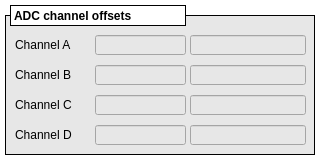
<?xml version="1.0" encoding="UTF-8"?>
<ui version="4.0">
 <class>MainWindow</class>
 <widget class="QMainWindow" name="MainWindow">
  <property name="geometry">
   <rect>
    <x>0</x>
    <y>0</y>
    <width>320</width>
    <height>160</height>
   </rect>
  </property>
  <property name="windowTitle">
   <string>ADC offsets</string>
  </property>
  <property name="styleSheet">
   <string notr="true">background-color: rgb(255, 255, 255);</string>
  </property>
  <property name="Title" stdset="0">
   <string>ADC offsets &gt;&gt; $(BPM)</string>
  </property>
  <widget class="QWidget" name="centralwidget">
   <widget class="caFrame" name="caframe_2">
    <property name="geometry">
     <rect>
      <x>5</x>
      <y>15</y>
      <width>310</width>
      <height>140</height>
     </rect>
    </property>
    <property name="styleSheet">
     <string notr="true">background-color: rgb(231, 231, 231);</string>
    </property>
    <property name="frameShape">
     <enum>QFrame::Box</enum>
    </property>
    <property name="frameShadow">
     <enum>QFrame::Plain</enum>
    </property>
    <property name="lineWidth">
     <number>1</number>
    </property>
    <property name="midLineWidth">
     <number>1</number>
    </property>
    <property name="background">
     <color>
      <red>0</red>
      <green>0</green>
      <blue>0</blue>
     </color>
    </property>
    <property name="backgroundMode">
     <enum>caFrame::Filled</enum>
    </property>
    <widget class="caTextEntry" name="bpmid">
     <property name="geometry">
      <rect>
       <x>90</x>
       <y>20</y>
       <width>91</width>
       <height>20</height>
      </rect>
     </property>
     <property name="font">
      <font>
       <family>FreeSans</family>
       <pointsize>8</pointsize>
      </font>
     </property>
     <property name="styleSheet">
      <string notr="true">caTextEntry,caLineEdit {background-color: rgba(255, 255, 127, 255); color: rgba(170, 0, 0, 255); border-radius: 1px;} caLineEdit {border: 0px; border-style:outset; padding: 0px 0px 0px 2px; border-color: rgba(0, 0, 0, 255) rgba(0, 0, 0, 255)  rgba(0, 0, 0, 255) rgba(0, 0, 0, 255);} caTextEntry { border: 2px; padding: 0px;} caTextEntry {border-style:inset; border-color: rgba(127, 127, 63, 255) rgba(255, 255, 255, 255)  rgba(255, 255, 255, 255) rgba(127, 127, 63, 255);} caTextEntry:focus {padding: 0px; border: 2px groove rgba(255, 0, 0, 255); border-radius: 1px;} </string>
     </property>
     <property name="cursorPosition">
      <number>0</number>
     </property>
     <property name="alignment">
      <set>Qt::AlignRight|Qt::AlignTrailing|Qt::AlignVCenter</set>
     </property>
     <property name="channel" stdset="0">
      <string notr="true">$(BPM):conf:adc_offset:A_sp</string>
     </property>
     <property name="foreground">
      <color>
       <red>170</red>
       <green>0</green>
       <blue>0</blue>
      </color>
     </property>
     <property name="background">
      <color>
       <red>255</red>
       <green>255</green>
       <blue>127</blue>
      </color>
     </property>
     <property name="colorMode">
      <enum>caLineEdit::Static</enum>
     </property>
     <property name="fontScaleMode">
      <enum>caLineEdit::WidthAndHeight</enum>
     </property>
    </widget>
    <widget class="QLabel" name="label_8">
     <property name="geometry">
      <rect>
       <x>10</x>
       <y>20</y>
       <width>76</width>
       <height>20</height>
      </rect>
     </property>
     <property name="font">
      <font>
       <pointsize>9</pointsize>
      </font>
     </property>
     <property name="text">
      <string>Channel A</string>
     </property>
    </widget>
    <widget class="caLineEdit" name="calineedit_15">
     <property name="geometry">
      <rect>
       <x>185</x>
       <y>20</y>
       <width>116</width>
       <height>20</height>
      </rect>
     </property>
     <property name="font">
      <font>
       <family>Sans Serif</family>
       <pointsize>10</pointsize>
      </font>
     </property>
     <property name="alignment">
      <set>Qt::AlignCenter</set>
     </property>
     <property name="readOnly">
      <bool>true</bool>
     </property>
     <property name="channel" stdset="0">
      <string notr="true">$(BPM):conf:adc_offset:A_mon</string>
     </property>
     <property name="foreground">
      <color>
       <red>0</red>
       <green>0</green>
       <blue>0</blue>
      </color>
     </property>
     <property name="background">
      <color>
       <red>255</red>
       <green>255</green>
       <blue>255</blue>
      </color>
     </property>
     <property name="colorMode">
      <enum>caLineEdit::Static</enum>
     </property>
     <property name="frameLineWidth" stdset="0">
      <number>1</number>
     </property>
     <property name="fontScaleMode">
      <enum>caLineEdit::WidthAndHeight</enum>
     </property>
     <property name="unitsEnabled">
      <bool>true</bool>
     </property>
    </widget>
    <widget class="QLabel" name="label_9">
     <property name="geometry">
      <rect>
       <x>10</x>
       <y>50</y>
       <width>76</width>
       <height>20</height>
      </rect>
     </property>
     <property name="font">
      <font>
       <pointsize>9</pointsize>
      </font>
     </property>
     <property name="text">
      <string>Channel B</string>
     </property>
    </widget>
    <widget class="caTextEntry" name="bpmid_2">
     <property name="geometry">
      <rect>
       <x>90</x>
       <y>50</y>
       <width>91</width>
       <height>20</height>
      </rect>
     </property>
     <property name="font">
      <font>
       <family>FreeSans</family>
       <pointsize>8</pointsize>
      </font>
     </property>
     <property name="styleSheet">
      <string notr="true">caTextEntry,caLineEdit {background-color: rgba(255, 255, 127, 255); color: rgba(170, 0, 0, 255); border-radius: 1px;} caLineEdit {border: 0px; border-style:outset; padding: 0px 0px 0px 2px; border-color: rgba(0, 0, 0, 255) rgba(0, 0, 0, 255)  rgba(0, 0, 0, 255) rgba(0, 0, 0, 255);} caTextEntry { border: 2px; padding: 0px;} caTextEntry {border-style:inset; border-color: rgba(127, 127, 63, 255) rgba(255, 255, 255, 255)  rgba(255, 255, 255, 255) rgba(127, 127, 63, 255);} caTextEntry:focus {padding: 0px; border: 2px groove rgba(255, 0, 0, 255); border-radius: 1px;} </string>
     </property>
     <property name="cursorPosition">
      <number>0</number>
     </property>
     <property name="alignment">
      <set>Qt::AlignRight|Qt::AlignTrailing|Qt::AlignVCenter</set>
     </property>
     <property name="channel" stdset="0">
      <string notr="true">$(BPM):conf:adc_offset:B_sp</string>
     </property>
     <property name="foreground">
      <color>
       <red>170</red>
       <green>0</green>
       <blue>0</blue>
      </color>
     </property>
     <property name="background">
      <color>
       <red>255</red>
       <green>255</green>
       <blue>127</blue>
      </color>
     </property>
     <property name="colorMode">
      <enum>caLineEdit::Static</enum>
     </property>
     <property name="fontScaleMode">
      <enum>caLineEdit::WidthAndHeight</enum>
     </property>
    </widget>
    <widget class="caLineEdit" name="calineedit_16">
     <property name="geometry">
      <rect>
       <x>185</x>
       <y>50</y>
       <width>116</width>
       <height>20</height>
      </rect>
     </property>
     <property name="font">
      <font>
       <family>Sans Serif</family>
       <pointsize>10</pointsize>
      </font>
     </property>
     <property name="alignment">
      <set>Qt::AlignCenter</set>
     </property>
     <property name="readOnly">
      <bool>true</bool>
     </property>
     <property name="channel" stdset="0">
      <string notr="true">$(BPM):conf:adc_offset:B_mon</string>
     </property>
     <property name="foreground">
      <color>
       <red>0</red>
       <green>0</green>
       <blue>0</blue>
      </color>
     </property>
     <property name="background">
      <color>
       <red>255</red>
       <green>255</green>
       <blue>255</blue>
      </color>
     </property>
     <property name="colorMode">
      <enum>caLineEdit::Static</enum>
     </property>
     <property name="frameLineWidth" stdset="0">
      <number>1</number>
     </property>
     <property name="fontScaleMode">
      <enum>caLineEdit::WidthAndHeight</enum>
     </property>
     <property name="unitsEnabled">
      <bool>true</bool>
     </property>
    </widget>
    <widget class="QLabel" name="label_10">
     <property name="geometry">
      <rect>
       <x>10</x>
       <y>80</y>
       <width>76</width>
       <height>20</height>
      </rect>
     </property>
     <property name="font">
      <font>
       <pointsize>9</pointsize>
      </font>
     </property>
     <property name="text">
      <string>Channel C</string>
     </property>
    </widget>
    <widget class="caLineEdit" name="calineedit_17">
     <property name="geometry">
      <rect>
       <x>185</x>
       <y>110</y>
       <width>116</width>
       <height>20</height>
      </rect>
     </property>
     <property name="font">
      <font>
       <family>Sans Serif</family>
       <pointsize>10</pointsize>
      </font>
     </property>
     <property name="alignment">
      <set>Qt::AlignCenter</set>
     </property>
     <property name="readOnly">
      <bool>true</bool>
     </property>
     <property name="channel" stdset="0">
      <string notr="true">$(BPM):conf:adc_offset:D_mon</string>
     </property>
     <property name="foreground">
      <color>
       <red>0</red>
       <green>0</green>
       <blue>0</blue>
      </color>
     </property>
     <property name="background">
      <color>
       <red>255</red>
       <green>255</green>
       <blue>255</blue>
      </color>
     </property>
     <property name="colorMode">
      <enum>caLineEdit::Static</enum>
     </property>
     <property name="frameLineWidth" stdset="0">
      <number>1</number>
     </property>
     <property name="fontScaleMode">
      <enum>caLineEdit::WidthAndHeight</enum>
     </property>
     <property name="unitsEnabled">
      <bool>true</bool>
     </property>
    </widget>
    <widget class="caTextEntry" name="bpmid_3">
     <property name="geometry">
      <rect>
       <x>90</x>
       <y>80</y>
       <width>91</width>
       <height>20</height>
      </rect>
     </property>
     <property name="font">
      <font>
       <family>FreeSans</family>
       <pointsize>8</pointsize>
      </font>
     </property>
     <property name="styleSheet">
      <string notr="true">caTextEntry,caLineEdit {background-color: rgba(255, 255, 127, 255); color: rgba(170, 0, 0, 255); border-radius: 1px;} caLineEdit {border: 0px; border-style:outset; padding: 0px 0px 0px 2px; border-color: rgba(0, 0, 0, 255) rgba(0, 0, 0, 255)  rgba(0, 0, 0, 255) rgba(0, 0, 0, 255);} caTextEntry { border: 2px; padding: 0px;} caTextEntry {border-style:inset; border-color: rgba(127, 127, 63, 255) rgba(255, 255, 255, 255)  rgba(255, 255, 255, 255) rgba(127, 127, 63, 255);} caTextEntry:focus {padding: 0px; border: 2px groove rgba(255, 0, 0, 255); border-radius: 1px;} </string>
     </property>
     <property name="cursorPosition">
      <number>0</number>
     </property>
     <property name="alignment">
      <set>Qt::AlignRight|Qt::AlignTrailing|Qt::AlignVCenter</set>
     </property>
     <property name="channel" stdset="0">
      <string notr="true">$(BPM):conf:adc_offset:C_sp</string>
     </property>
     <property name="foreground">
      <color>
       <red>170</red>
       <green>0</green>
       <blue>0</blue>
      </color>
     </property>
     <property name="background">
      <color>
       <red>255</red>
       <green>255</green>
       <blue>127</blue>
      </color>
     </property>
     <property name="colorMode">
      <enum>caLineEdit::Static</enum>
     </property>
     <property name="fontScaleMode">
      <enum>caLineEdit::WidthAndHeight</enum>
     </property>
    </widget>
    <widget class="QLabel" name="label_11">
     <property name="geometry">
      <rect>
       <x>10</x>
       <y>110</y>
       <width>76</width>
       <height>20</height>
      </rect>
     </property>
     <property name="font">
      <font>
       <pointsize>9</pointsize>
      </font>
     </property>
     <property name="text">
      <string>Channel D</string>
     </property>
    </widget>
    <widget class="caTextEntry" name="bpmid_4">
     <property name="geometry">
      <rect>
       <x>90</x>
       <y>110</y>
       <width>91</width>
       <height>20</height>
      </rect>
     </property>
     <property name="font">
      <font>
       <family>FreeSans</family>
       <pointsize>8</pointsize>
      </font>
     </property>
     <property name="styleSheet">
      <string notr="true">caTextEntry,caLineEdit {background-color: rgba(255, 255, 127, 255); color: rgba(170, 0, 0, 255); border-radius: 1px;} caLineEdit {border: 0px; border-style:outset; padding: 0px 0px 0px 2px; border-color: rgba(0, 0, 0, 255) rgba(0, 0, 0, 255)  rgba(0, 0, 0, 255) rgba(0, 0, 0, 255);} caTextEntry { border: 2px; padding: 0px;} caTextEntry {border-style:inset; border-color: rgba(127, 127, 63, 255) rgba(255, 255, 255, 255)  rgba(255, 255, 255, 255) rgba(127, 127, 63, 255);} caTextEntry:focus {padding: 0px; border: 2px groove rgba(255, 0, 0, 255); border-radius: 1px;} </string>
     </property>
     <property name="cursorPosition">
      <number>0</number>
     </property>
     <property name="alignment">
      <set>Qt::AlignRight|Qt::AlignTrailing|Qt::AlignVCenter</set>
     </property>
     <property name="channel" stdset="0">
      <string notr="true">$(BPM):conf:adc_offset:D_sp</string>
     </property>
     <property name="foreground">
      <color>
       <red>170</red>
       <green>0</green>
       <blue>0</blue>
      </color>
     </property>
     <property name="background">
      <color>
       <red>255</red>
       <green>255</green>
       <blue>127</blue>
      </color>
     </property>
     <property name="colorMode">
      <enum>caLineEdit::Static</enum>
     </property>
     <property name="fontScaleMode">
      <enum>caLineEdit::WidthAndHeight</enum>
     </property>
    </widget>
    <widget class="caLineEdit" name="calineedit_18">
     <property name="geometry">
      <rect>
       <x>185</x>
       <y>80</y>
       <width>116</width>
       <height>20</height>
      </rect>
     </property>
     <property name="font">
      <font>
       <family>Sans Serif</family>
       <pointsize>10</pointsize>
      </font>
     </property>
     <property name="alignment">
      <set>Qt::AlignCenter</set>
     </property>
     <property name="readOnly">
      <bool>true</bool>
     </property>
     <property name="channel" stdset="0">
      <string notr="true">$(BPM):conf:adc_offset:C_mon</string>
     </property>
     <property name="foreground">
      <color>
       <red>0</red>
       <green>0</green>
       <blue>0</blue>
      </color>
     </property>
     <property name="background">
      <color>
       <red>255</red>
       <green>255</green>
       <blue>255</blue>
      </color>
     </property>
     <property name="colorMode">
      <enum>caLineEdit::Static</enum>
     </property>
     <property name="frameLineWidth" stdset="0">
      <number>1</number>
     </property>
     <property name="fontScaleMode">
      <enum>caLineEdit::WidthAndHeight</enum>
     </property>
     <property name="unitsEnabled">
      <bool>true</bool>
     </property>
    </widget>
   </widget>
   <widget class="QLabel" name="label_22">
    <property name="geometry">
     <rect>
      <x>10</x>
      <y>5</y>
      <width>176</width>
      <height>21</height>
     </rect>
    </property>
    <property name="font">
     <font>
      <weight>75</weight>
      <bold>true</bold>
     </font>
    </property>
    <property name="frameShape">
     <enum>QFrame::Box</enum>
    </property>
    <property name="text">
     <string>ADC channel offsets</string>
    </property>
   </widget>
  </widget>
 </widget>
 <customwidgets>
  <customwidget>
   <class>caTextEntry</class>
   <extends>caLineEdit</extends>
   <header>caTextEntry</header>
  </customwidget>
  <customwidget>
   <class>caFrame</class>
   <extends>QFrame</extends>
   <header>caFrame</header>
   <container>1</container>
  </customwidget>
  <customwidget>
   <class>caLineEdit</class>
   <extends>QLineEdit</extends>
   <header>caLineEdit</header>
  </customwidget>
 </customwidgets>
 <resources/>
 <connections/>
</ui>
